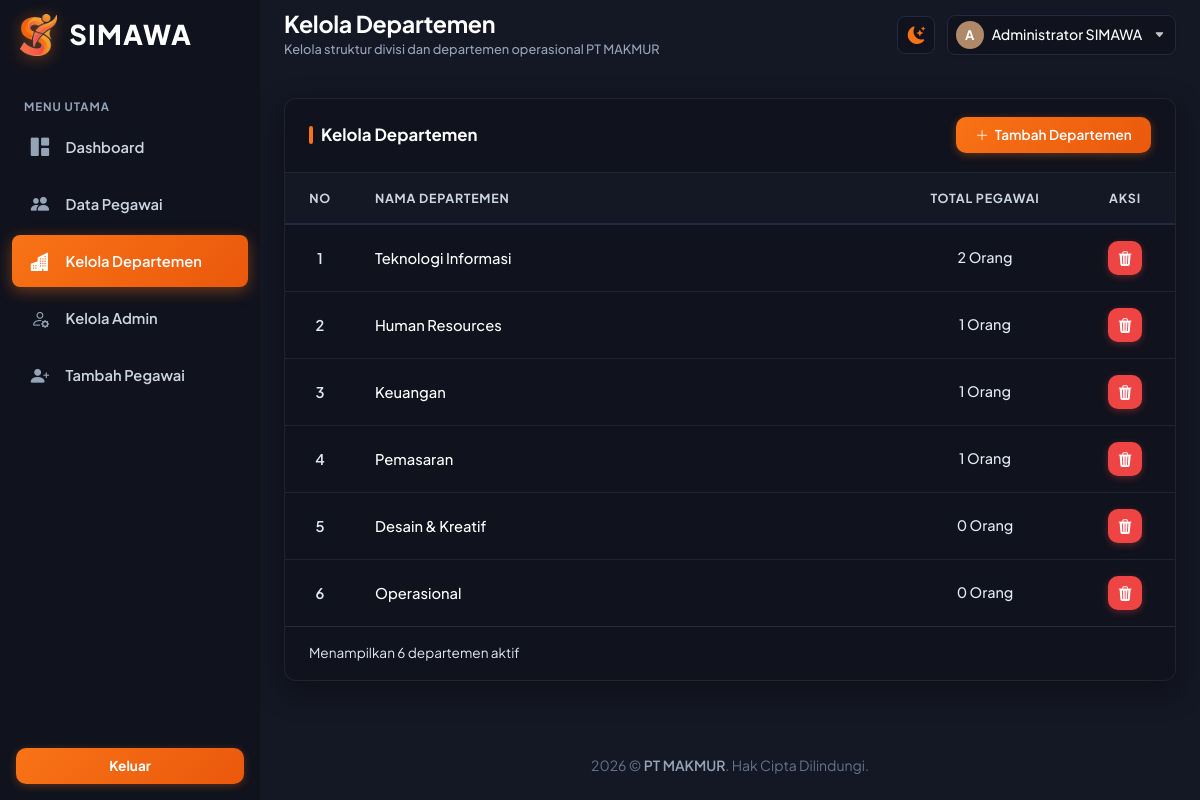
/departemen/index.php (signed in), run on the app's committed database.
### tables this page shows
CREATE TABLE IF NOT EXISTS `departments` (
  `id` INT UNSIGNED AUTO_INCREMENT PRIMARY KEY,
  `nama` VARCHAR(100) NOT NULL UNIQUE,
  `kode` VARCHAR(20) NULL,
  `keterangan` VARCHAR(255) NULL,
  `created_at` TIMESTAMP DEFAULT CURRENT_TIMESTAMP,
  `updated_at` TIMESTAMP DEFAULT CURRENT_TIMESTAMP ON UPDATE CURRENT_TIMESTAMP
);

### config/database.php (called while the page is built, shortened)
<?php
function e(?string $string): string {
    return htmlspecialchars($string ?? '', ENT_QUOTES, 'UTF-8');
}

### departemen/index.php (the view, shortened to what this page needs)
<?php
require_once __DIR__ . '/../config/database.php';
$stmt = $pdo->query("
    SELECT d.id, d.nama, d.keterangan,
           (SELECT COUNT(*) FROM employees e WHERE e.departemen = d.nama) AS total_pegawai
    FROM departments d
    ORDER BY d.id ASC
");
$departmentsList = $stmt->fetchAll(PDO::FETCH_ASSOC);
include __DIR__ . '/../includes/header.php';
?>
<div class="container-fluid p-0">
    <div class="card-ems fade-in">
        <div class="card-ems-header d-flex justify-content-between align-items-center flex-wrap gap-2">
            <div class="d-flex align-items-center gap-2">
                <div style="width: 4px; height: 18px; background: var(--accent-primary); border-radius: 4px;"></div>
                <h5 class="fw-bold mb-0" style="color: var(--text-primary); font-size: 1.05rem;">
                    Kelola Departemen
                </h5>
            </div>
            <button type="button" class="btn-tambah-user" data-bs-toggle="modal" data-bs-target="#modalTambahDepartemen">
                <i class="bi bi-plus-lg"></i> Tambah Departemen
            </button>
        </div>
        <div class="table-responsive">
            <table class="table-ems mb-0">
                <thead>
                    <tr>
                        <th class="text-center" style="width: 70px;">NO</th>
                        <th>NAMA DEPARTEMEN</th>
                        <th class="text-center" style="width: 180px;">TOTAL PEGAWAI</th>
                        <th class="text-center" style="width: 100px;">AKSI</th>
                    </tr>
                </thead>
                <tbody>
                    <?php if (!empty($departmentsList)): ?>
                        <?php foreach ($departmentsList as $idx => $d): ?>
                            <tr>
                                <td class="text-center fw-semibold text-secondary" style="color: var(--text-secondary) !important;">
                                    <?= $idx + 1 ?>
                                </td>
                                <td>
                                    <span style="color: var(--text-primary); font-size: 0.92rem; font-weight: 500;">
                                        <?= e($d['nama']) ?>
                                    </span>
                                </td>
                                <td class="text-center" style="color: var(--text-secondary); font-size: 0.9rem; font-weight: 500;">
                                    <?= (int)$d['total_pegawai'] ?> Orang
                                </td>
                                <td class="text-center">
                                    <form action="index.php" method="POST" class="d-inline form-delete-confirm" data-name="Departemen <?= e($d['nama']) ?>" data-title="Hapus Departemen?">
                                        <button type="submit" class="btn-action-box btn-box-delete" title="Hapus Departemen">
                                            <i class="bi bi-trash3-fill"></i>
                                        </button>
                                    </form>
                                </td>
                            </tr>
                        <?php endforeach; ?>
                    <?php endif; ?>
                </tbody>
            </table>
        </div>
        <div class="py-3 px-4 border-top border-secondary border-opacity-25 d-flex justify-content-between align-items-center flex-wrap gap-2">
            <span style="font-size: 0.85rem; color: var(--text-secondary);">
                Menampilkan <?= count($departmentsList) ?> departemen aktif
            </span>
        </div>
    </div>
</div>
<?php include __DIR__ . '/../includes/footer.php'; ?>

### assets/css/app.css (style rules this page uses)
:root, [data-theme="dark"] { --bg-main: #141724; --bg-surface: #10121d; --bg-card: #10121d; --bg-card-hover: #161928; --bg-input: #10121d; --border-color: rgba(255, 255, 255, 0.07); --border-strong: #242942; --border-accent: rgba(249, 115, 22, 0.45); --accent-primary: #f97316; --accent-secondary: #ea580c; --accent-gradient: linear-gradient(135deg, #f97316 0%, #ea580c 100%); --accent-glow: 0 0 20px rgba(249, 115, 22, 0.35); --text-primary: #ffffff; --text-secondary: #e2e8f0; --text-muted: #94a3b8; --text-hint: #64748b; --table-head-bg: #141724; --table-head-color: #cbd5e1; --table-row-hover: rgba(249, 115, 22, 0.06); --sidebar-bg: #10121d; --navbar-bg: rgba(16, 18, 29, 0.95); --card-shadow: 0 10px 30px rgba(0, 0, 0, 0.35); --sidebar-width: 260px; --navbar-height: 70px; --transition-speed: 0.25s; }
body { background-color: var(--bg-main); color: var(--text-primary); font-family: 'Plus Jakarta Sans', -apple-system, BlinkMacSystemFont, 'Segoe UI', Roboto, sans-serif; min-height: 100vh; overflow-x: hidden; transition: background-color var(--transition-speed) ease, color var(--transition-speed) ease; }
.card-ems { background: var(--bg-card); border: 1px solid var(--border-color); border-radius: 12px; box-shadow: var(--card-shadow); transition: transform var(--transition-speed) ease, box-shadow var(--transition-speed) ease, border-color var(--transition-speed) ease; overflow: hidden; }
.card-ems-header { padding: 1.15rem 1.5rem; border-bottom: 1px solid var(--border-color); display: flex; align-items: center; justify-content: space-between; }
.table-ems { width: 100%; margin-bottom: 0; color: var(--text-primary); border-collapse: separate; border-spacing: 0; }
.table-ems thead th { background: var(--table-head-bg); color: var(--table-head-color); font-size: 0.78rem; font-weight: 700; text-transform: uppercase; letter-spacing: 0.06em; padding: 1rem 1.25rem; border-bottom: 2px solid var(--border-strong); white-space: nowrap; }
.table-ems tbody td { padding: 1rem 1.25rem; border-bottom: 1px solid var(--border-color); vertical-align: middle; font-size: 0.92rem; background: transparent; color: var(--text-secondary); }
.table-ems tbody tr { transition: background-color var(--transition-speed) ease; }
.table-ems tbody tr:last-child td { border-bottom: none; }
.fade-in { animation: fadeIn 0.35s cubic-bezier(0.16, 1, 0.3, 1) forwards; }
.btn-action-box { width: 34px; height: 34px; border-radius: 10px; display: inline-flex; align-items: center; justify-content: center; font-size: 0.92rem; border: none; cursor: pointer; color: #ffffff !important; transition: all 0.18s ease; }
.btn-box-delete { background: #ef4444; box-shadow: 0 2px 7px rgba(239, 68, 68, 0.35); }
.btn-tambah-user { background: var(--accent-gradient); color: #ffffff !important; font-weight: 600; font-size: 0.85rem; padding: 0.48rem 1.2rem; border-radius: 10px; border: none; display: inline-flex; align-items: center; gap: 6px; box-shadow: 0 2px 8px rgba(249, 115, 22, 0.35); transition: all 0.2s ease; text-decoration: none; cursor: pointer; }
.table-ems td:first-child, .table-modern td:first-child { color: var(--text-secondary) !important; font-weight: 600; }

### data on the page
departments: nama "Teknologi Informasi", total_pegawai "2"
departments: nama "Human Resources", total_pegawai "1"
departments: nama "Keuangan", total_pegawai "1"
departments: nama "Pemasaran", total_pegawai "1"
departments: nama "Desain & Kreatif", total_pegawai "0"
departments: nama "Operasional", total_pegawai "0"

### other printed values
$page_title "Kelola Departemen"
$page_subtitle "Kelola struktur divisi dan departemen operasional PT MAKMUR"
$userInitial "A"
$userName "Administrator SIMAWA"
count($departmentsList) "6"
